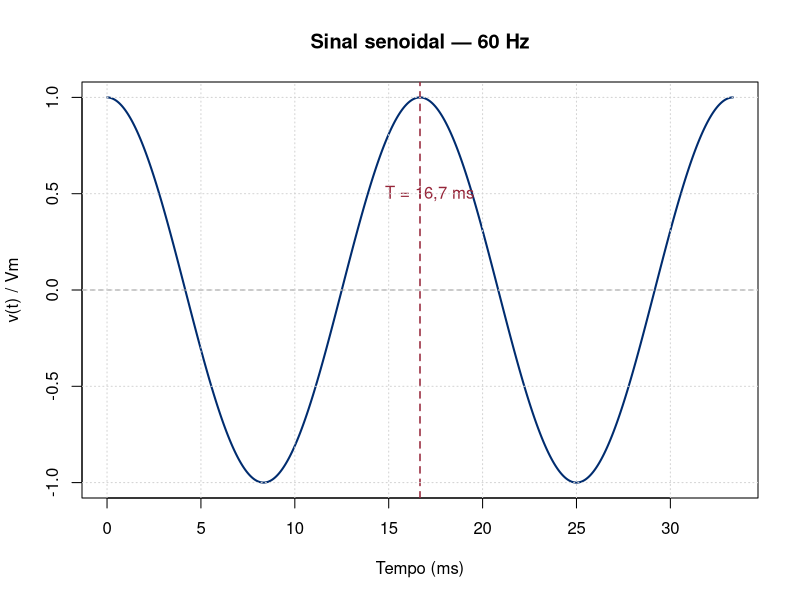
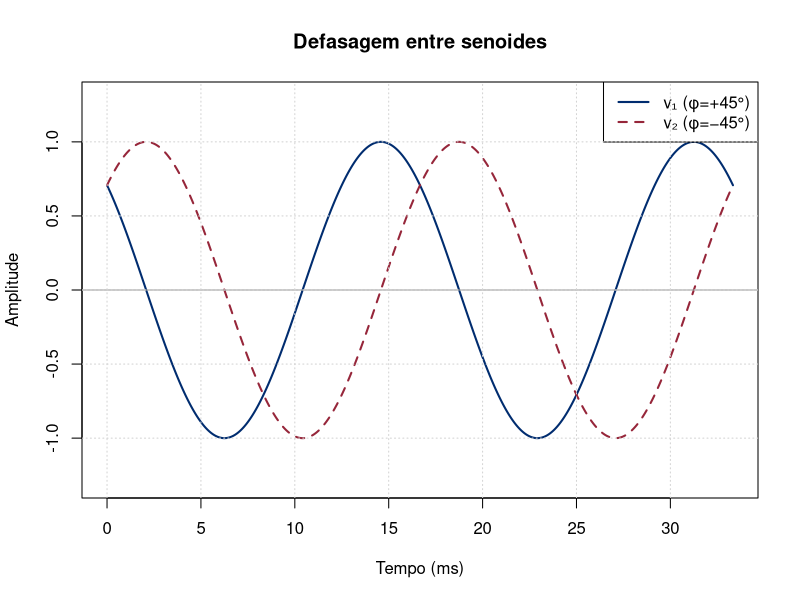
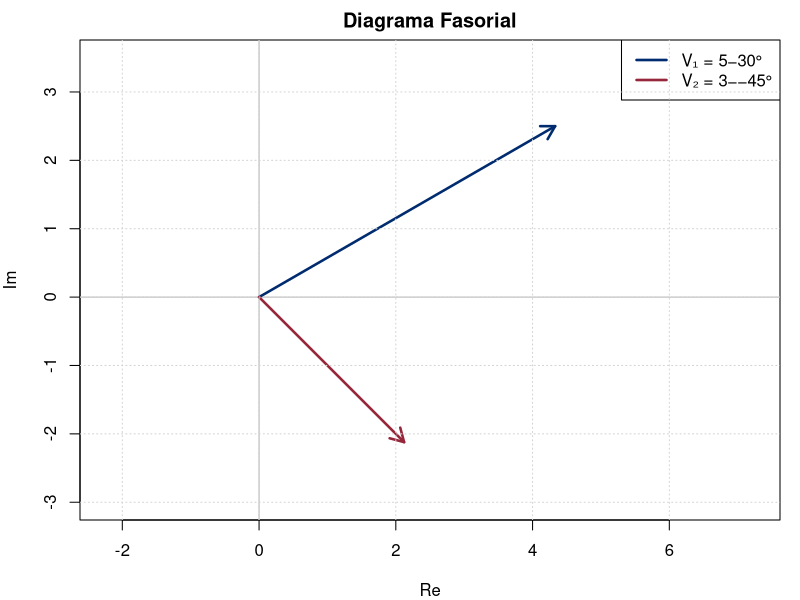

Recreate these plots in R, in order.
## ---- chunk 1
#| echo: false
#| fig-height: 4
t <- seq(0, 2/60, length.out = 1000)
v <- cos(2*pi*60*t)
plot(t*1000, v, type="l", col="#002C6F", lwd=2,
     xlab="Tempo (ms)", ylab="v(t) / Vm",
     main="Sinal senoidal — 60 Hz")
abline(h=0, col="gray60", lty=2)
abline(v=1000/60, col="#96263a", lty=2, lwd=1.5)
text(1000/60+0.5, 0.5, "T = 16,7 ms", col="#96263a")
grid()
## ---- chunk 2
#| echo: false
#| fig-height: 4
t <- seq(0, 1/30, length.out = 1000)
v1 <- cos(2*pi*60*t + pi/4)
v2 <- cos(2*pi*60*t - pi/4)
plot(t*1000, v1, type="l", col="#002C6F", lwd=2,
     xlab="Tempo (ms)", ylab="Amplitude",
     main="Defasagem entre senoides", ylim=c(-1.3,1.3))
lines(t*1000, v2, col="#96263a", lwd=2, lty=2)
legend("topright", c("v₁ (φ=+45°)","v₂ (φ=−45°)"),
       col=c("#002C6F","#96263a"), lwd=2, lty=c(1,2))
abline(h=0, col="gray60")
grid()
## ---- chunk 3
#| echo: false
#| fig-height: 4.5
phi1 <- 30*pi/180
phi2 <- -45*pi/180
x1 <- 5*cos(phi1); y1 <- 5*sin(phi1)
x2 <- 3*cos(phi2); y2 <- 3*sin(phi2)
par(mar=c(4,4,2,1))
plot(0, 0, type="n", xlim=c(-1,6), ylim=c(-3,3.5),
     xlab="Re", ylab="Im", main="Diagrama Fasorial", asp=1)
abline(h=0, col="gray70"); abline(v=0, col="gray70")
arrows(0, 0, x1, y1, col="#002C6F", lwd=2.5, length=0.15)
arrows(0, 0, x2, y2, col="#96263a", lwd=2.5, length=0.15)
legend("topright", c("V₁ = 5−30°","V₂ = 3−−45°"),
       col=c("#002C6F","#96263a"), lwd=2.5)
grid()
